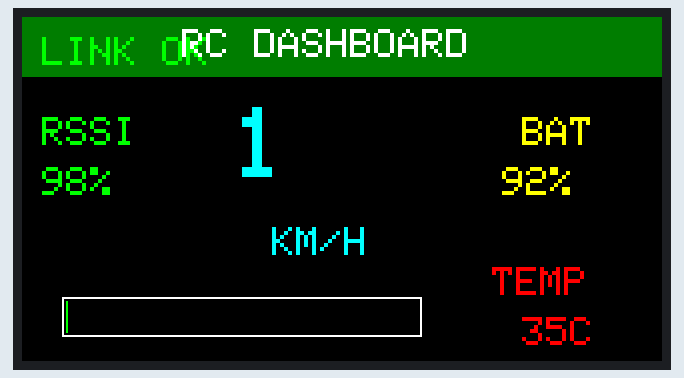
This program was run on a simulated ESP32-C6. Parts: 320×172 colour display.

Above: at 0.37 s.
At 5.19 s:
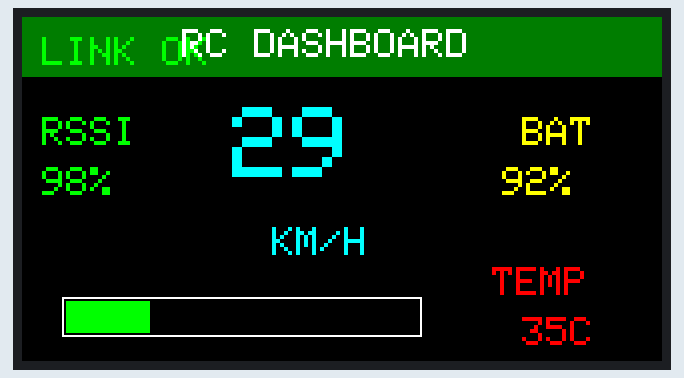
At 10.2 s:
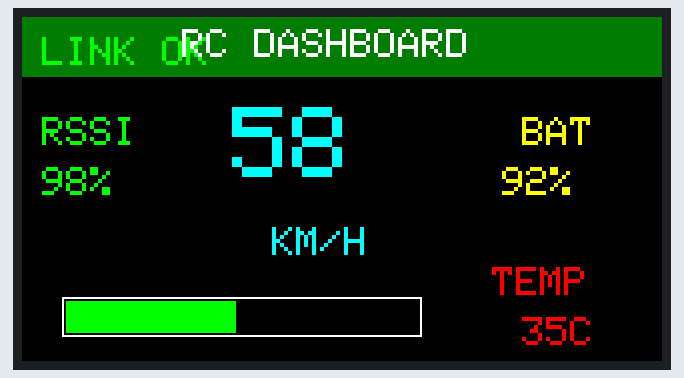
At 20.1 s:
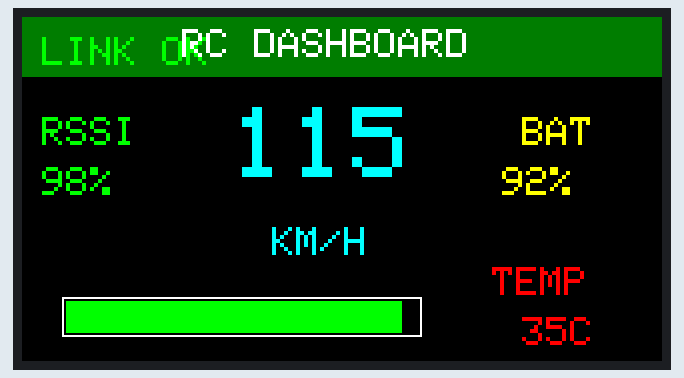
At 29.93 s:
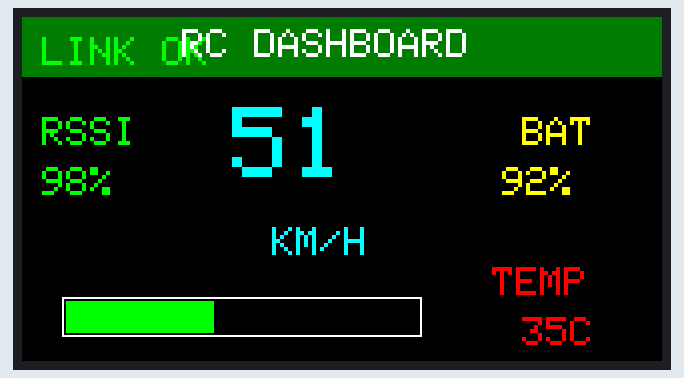
At 39.83 s:
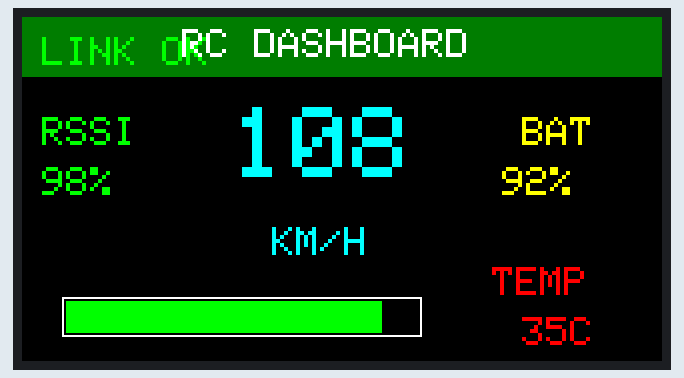

The program:

main.cpp
```cpp
#include <Arduino.h>
#include "LGFX_Config.h"

LGFX tft;

int speed = 0;
int battery = 92;
int rssi = 98;
int temp = 35;

void drawDashboard()
{
    tft.fillScreen(TFT_BLACK);

    // Header
    tft.fillRect(0, 0, 320, 30, TFT_DARKGREEN);

    tft.setTextColor(TFT_WHITE);
    tft.setTextSize(2);
    tft.drawString("RC DASHBOARD", 80, 6);

    // Speed
    tft.setTextColor(TFT_CYAN);
    tft.setTextSize(5);
    tft.drawString(String(speed), 105, 45);

    tft.setTextSize(2);
    tft.drawString("KM/H", 125, 105);

    // RSSI
    tft.setTextColor(TFT_GREEN);
    tft.drawString("RSSI", 10, 50);
    tft.drawString(String(rssi) + "%", 10, 75);

    // Battery
    tft.setTextColor(TFT_YELLOW);
    tft.drawString("BAT", 250, 50);
    tft.drawString(String(battery) + "%", 240, 75);

    // Temperature
    tft.setTextColor(TFT_RED);
    tft.drawString("TEMP", 235, 125);
    tft.drawString(String(temp) + "C", 250, 150);

    // RPM Bar
    tft.drawRect(20, 140, 180, 20, TFT_WHITE);

    int bar = map(speed, 0, 120, 0, 176);

    tft.fillRect(22, 142, bar, 16, TFT_GREEN);

    // Link Status
    tft.setTextColor(TFT_GREEN);
    tft.drawString("LINK OK", 10, 10);
}

void setup()
{
    tft.init();

    tft.setRotation(1);

    drawDashboard();
}

void loop()
{
    speed++;

    if (speed > 120)
        speed = 0;

    drawDashboard();

    delay(100);
}
```

LGFX_Config.h
```cpp
#pragma once

#define LGFX_USE_V1

#include <LovyanGFX.hpp>

class LGFX : public lgfx::LGFX_Device
{
    lgfx::Panel_ST7789 _panel;
    lgfx::Bus_SPI _bus;
    lgfx::Light_PWM _light;

public:

    LGFX(void)
    {
        // SPI BUS
        {
            auto cfg = _bus.config();

            cfg.spi_host = SPI2_HOST;

            cfg.spi_mode = 0;

            cfg.freq_write = 40000000;

            cfg.freq_read = 16000000;

            cfg.spi_3wire = true;

            cfg.use_lock = true;

            cfg.dma_channel = SPI_DMA_CH_AUTO;

            cfg.pin_sclk = 7;

            cfg.pin_mosi = 6;

            cfg.pin_miso = -1;

            cfg.pin_dc = 15;

            _bus.config(cfg);

            _panel.setBus(&_bus);
        }

        // PANEL
        {
            auto cfg = _panel.config();

            cfg.pin_cs = 14;

            cfg.pin_rst = 21;

            cfg.pin_busy = -1;

            cfg.memory_width = 172;

            cfg.memory_height = 320;

            cfg.panel_width = 172;

            cfg.panel_height = 320;

            cfg.offset_x = 34;

            cfg.offset_y = 0;

            cfg.offset_rotation = 0;

            cfg.readable = false;

            cfg.invert = true;

            cfg.rgb_order = false;

            cfg.dlen_16bit = false;

            cfg.bus_shared = false;

            _panel.config(cfg);
        }

        // BACKLIGHT
        {
            auto cfg = _light.config();

            cfg.pin_bl = 22;

            cfg.invert = false;

            cfg.freq = 44100;

            cfg.pwm_channel = 7;

            _light.config(cfg);

            _panel.setLight(&_light);
        }

        setPanel(&_panel);
    }
};
```
